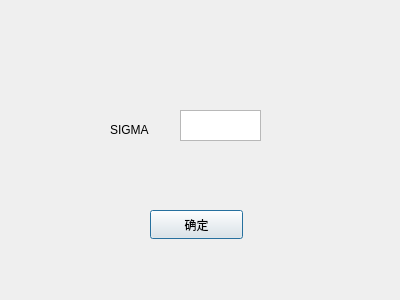
<?xml version="1.0" encoding="UTF-8"?>
<ui version="4.0">
 <class>GaussianSmoothing</class>
 <widget class="QDialog" name="GaussianSmoothing">
  <property name="geometry">
   <rect>
    <x>0</x>
    <y>0</y>
    <width>400</width>
    <height>300</height>
   </rect>
  </property>
  <property name="windowTitle">
   <string>Dialog</string>
  </property>
  <widget class="QLabel" name="label">
   <property name="geometry">
    <rect>
     <x>110</x>
     <y>120</y>
     <width>63</width>
     <height>20</height>
    </rect>
   </property>
   <property name="text">
    <string>SIGMA</string>
   </property>
  </widget>
  <widget class="QTextEdit" name="textEdit">
   <property name="geometry">
    <rect>
     <x>180</x>
     <y>110</y>
     <width>81</width>
     <height>31</height>
    </rect>
   </property>
  </widget>
  <widget class="QPushButton" name="pushButton">
   <property name="geometry">
    <rect>
     <x>150</x>
     <y>210</y>
     <width>93</width>
     <height>29</height>
    </rect>
   </property>
   <property name="text">
    <string>确定</string>
   </property>
  </widget>
 </widget>
 <resources/>
 <connections/>
</ui>
